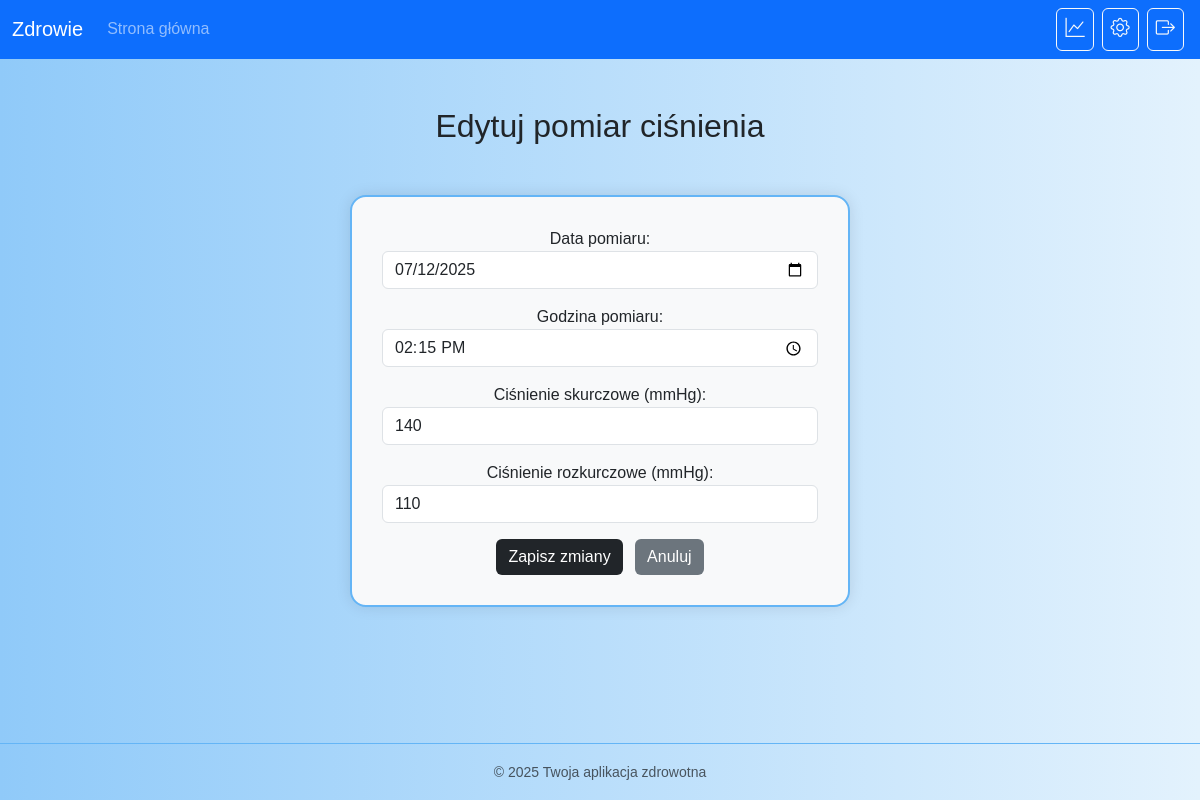
The page /pressure/edit/7/ (signed in) on the database as committed earlier.
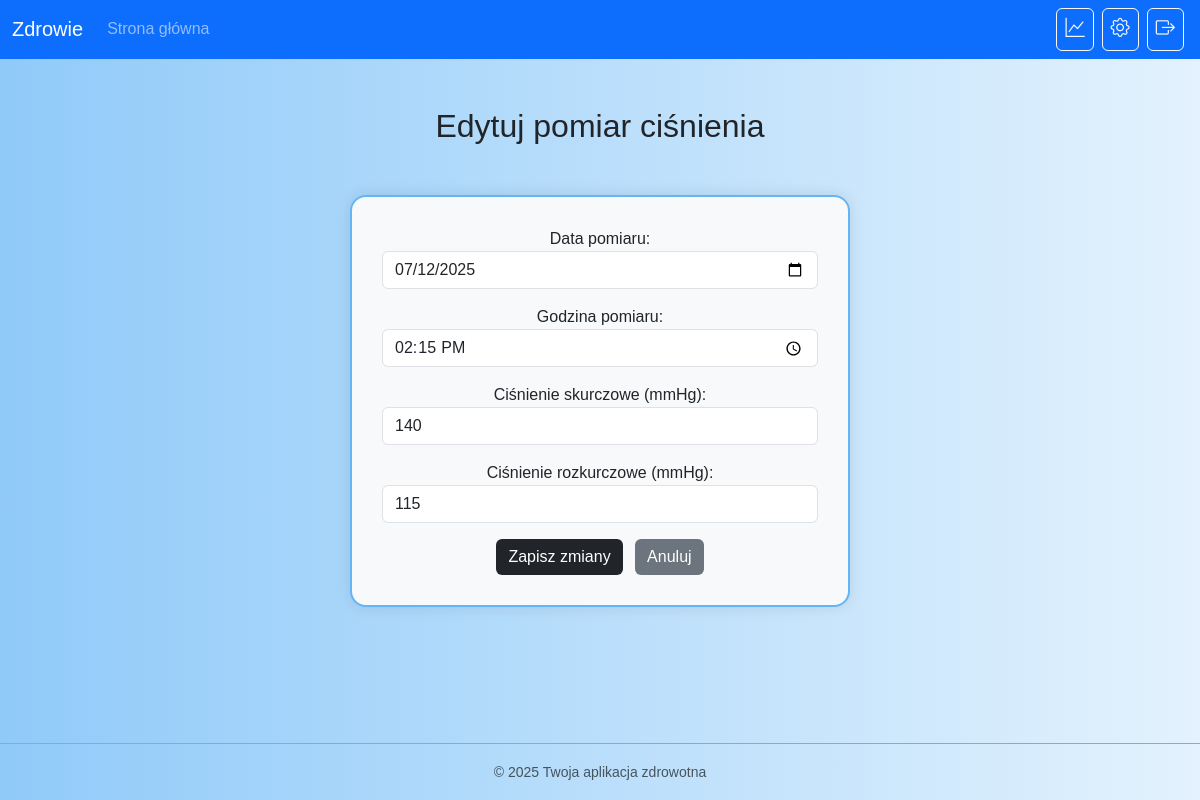
The same page on the database as committed later.
### pressure/models.py (models this page shows, shortened)
class PressureMeasurement(models.Model):
    user = models.ForeignKey(settings.AUTH_USER_MODEL, on_delete=models.CASCADE)
    systolic = models.IntegerField(verbose_name="Ciśnienie skurczowe (mmHg)")
    diastolic = models.IntegerField(verbose_name="Ciśnienie rozkurczowe (mmHg)")
    date = models.DateField(verbose_name="Data pomiaru")
    time = models.TimeField(verbose_name="Godzina pomiaru")

### pressure/views.py (the view)
# urls.py: path('edit/<int:measurement_id>/', views.edit_pressure, name='edit_pressure'),
def edit_pressure(request, measurement_id):
    measurement = get_object_or_404(PressureMeasurement, id=measurement_id, user=request.user)
    if request.method == 'POST':
        form = PressureMeasurementForm(request.POST, instance=measurement)
        if form.is_valid():
            form.save()
            messages.success(request, 'Pomyślnie zaktualizowano pomiar ciśnienia.')
            return redirect('pressure_results')
    else:
        form = PressureMeasurementForm(instance=measurement)
    return render(request, 'pressure/edit_pressure.html', {'form': form})

### pressure/forms.py
class PressureMeasurementForm(forms.ModelForm):
    class Meta:
        model = PressureMeasurement
        fields = ['date', 'time', 'systolic', 'diastolic']
        widgets = {
            'date': forms.DateInput(format='%Y-%m-%d', attrs={
                'type': 'date',
                'class': 'form-control'
            }),
            'time': forms.TimeInput(attrs={'type': 'time', 'class': 'form-control'}),
            'systolic': forms.NumberInput(attrs={'class': 'form-control', 'placeholder': 'np. 120'}),
            'diastolic': forms.NumberInput(attrs={'class': 'form-control', 'placeholder': 'np. 80'}),
        }

### pressure/templates/pressure/edit_pressure.html (shortened to what this page needs)
{% extends 'core/base.html' %}
{% load static %}
{% block content %}
<div class="container mt-5">
    <h2 class="text-center mb-4">Edytuj pomiar ciśnienia</h2>
    <div class="form-container">
        <form method="post">
            {{ form.as_p }}
            <button type="submit" class="btn btn-dark">Zapisz zmiany</button>
            <a href="{% url 'pressure_results' %}" class="btn btn-secondary ms-2">Anuluj</a>
        </form>
    </div>
</div>
{% endblock %}

Rows that differ between the two databases and show on the page:
changed PressureMeasurement: diastolic "110" → "115"
